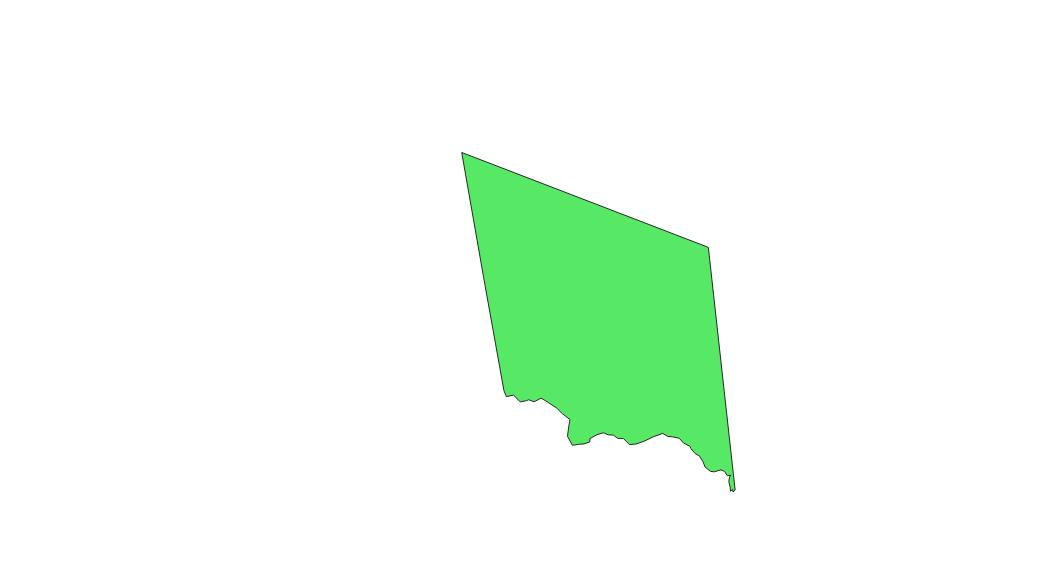
#> input picture Qgis/t0.jpg, 1064 x 577 px
$ python main.py
#> lines starting #> are read from the running program, lines starting #| are printed output that depends on the picture; after the words box and inside, x2 and y2 are one past the last pixel; in counts of white or black regions, pixels touching at a corner belong together
import numpy as np
#from matplotlib import image
from PIL import Image

'''
img0 = image.imread("t0.jpg")
img1 = image.imread("t1.jpg")
'''
t0 = np.array(Image.open('t0.jpg').convert('L'))
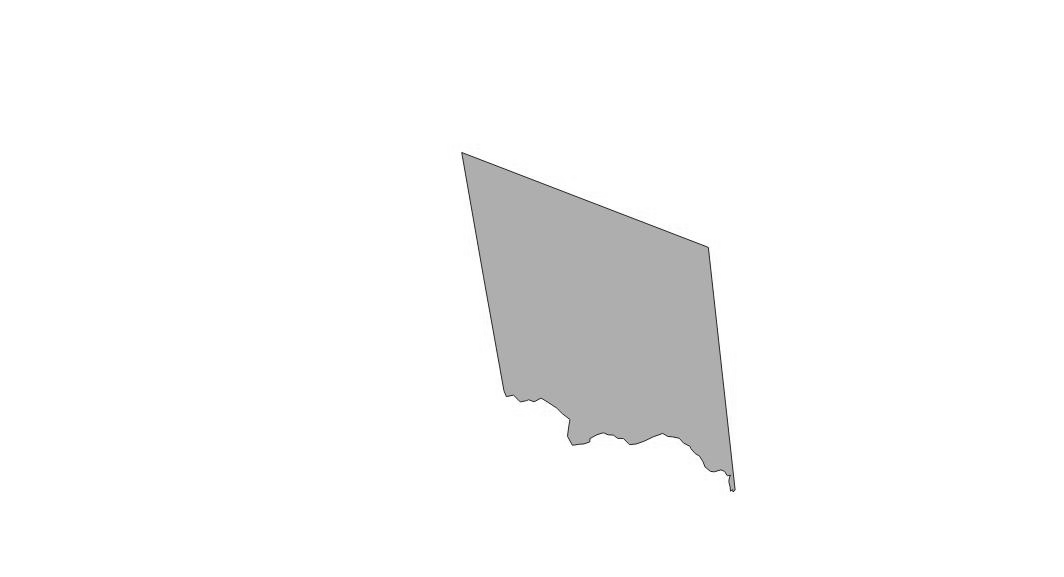
#> t0: shape (577, 1064); min 22, max 255, mean 247.7
t1 = np.array(Image.open('t1.jpg').convert('L'))
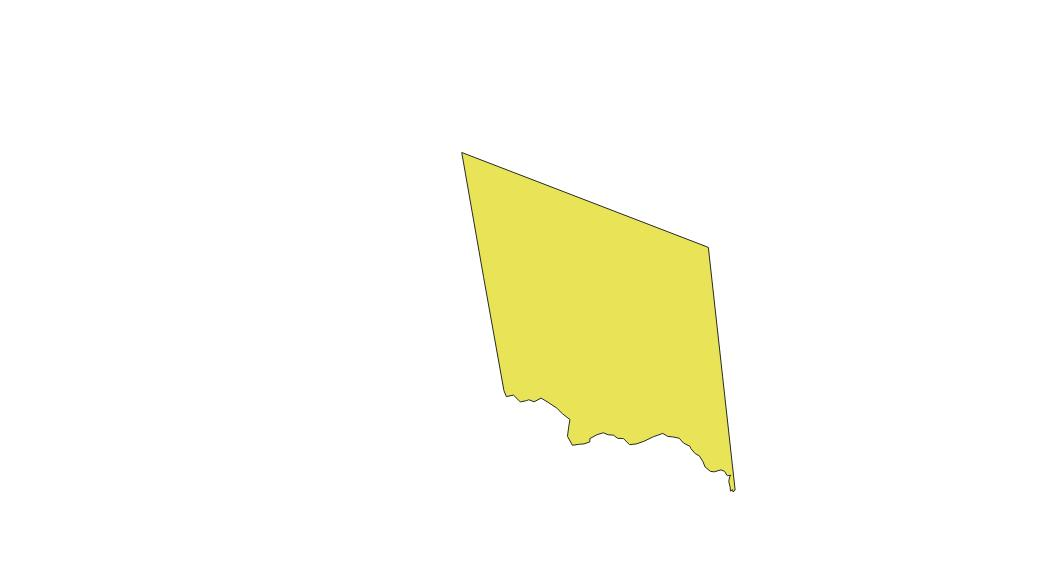
#> input picture Qgis/t1.jpg, 1064 x 577 px
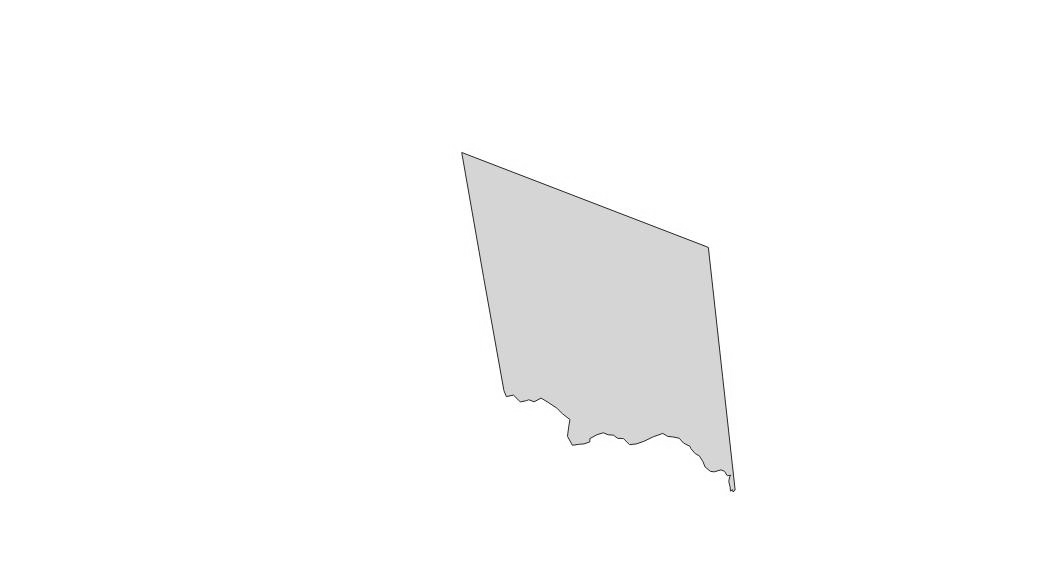
#> t1: shape (577, 1064); min 28, max 255, mean 251
car1 = np.array(Image.open('car1.png').convert('L'))
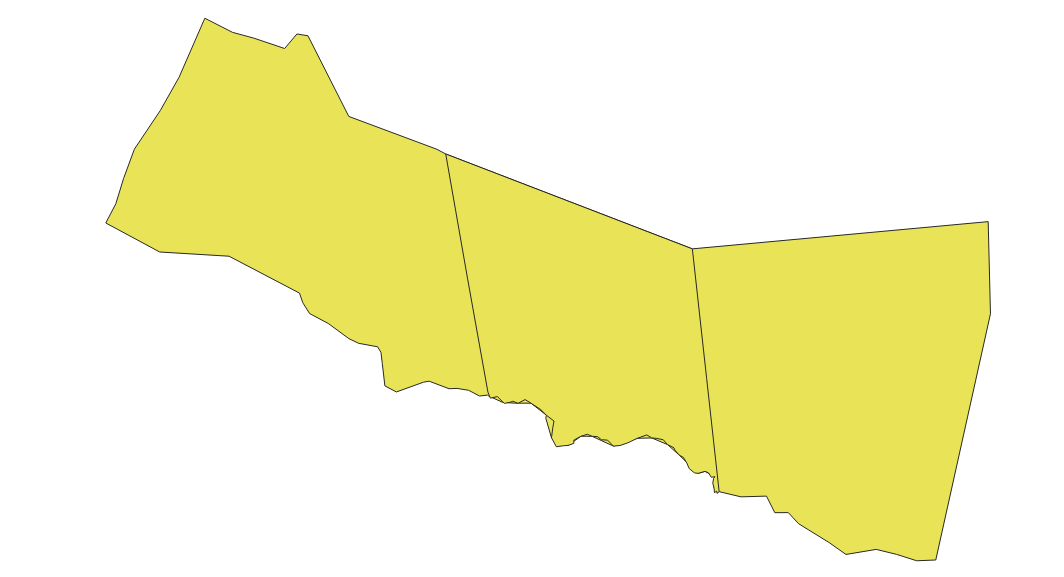
#> input picture Qgis/car1.png, 1064 x 577 px
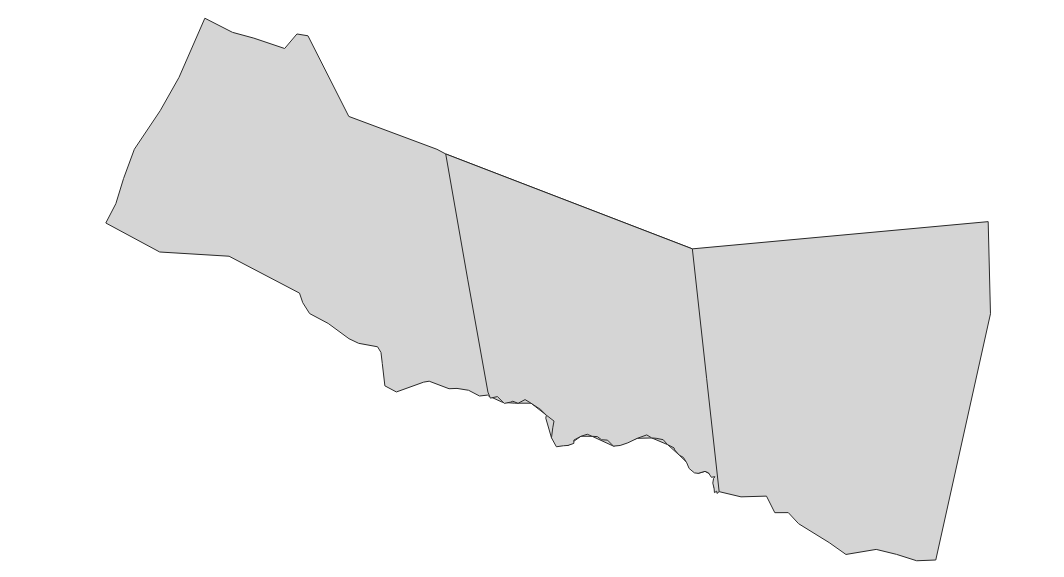
#> car1: shape (577, 1064); min 37, max 255, mean 239.9
im = Image.fromarray(t0).save("t0Gray.jpg")
im = Image.fromarray(t1).save("t1Gray.jpg")
im = Image.fromarray(car1).save("car1Gray.jpg")
img3 = t0

linhas = t0.shape[0]
#> linhas = 577
colunas = t0.shape[1]
#> colunas = 1064


print("t1 "+str(t1.shape))
#| t1 (577, 1064)
print("car1 "+str(car1.shape))
#| car1 (577, 1064)

for l in range(linhas):
    for c in range(colunas):
        if (car1[l][c] == t1[l][c]) & (t1[l][c] !=  255):
            img3[l][c] = 0
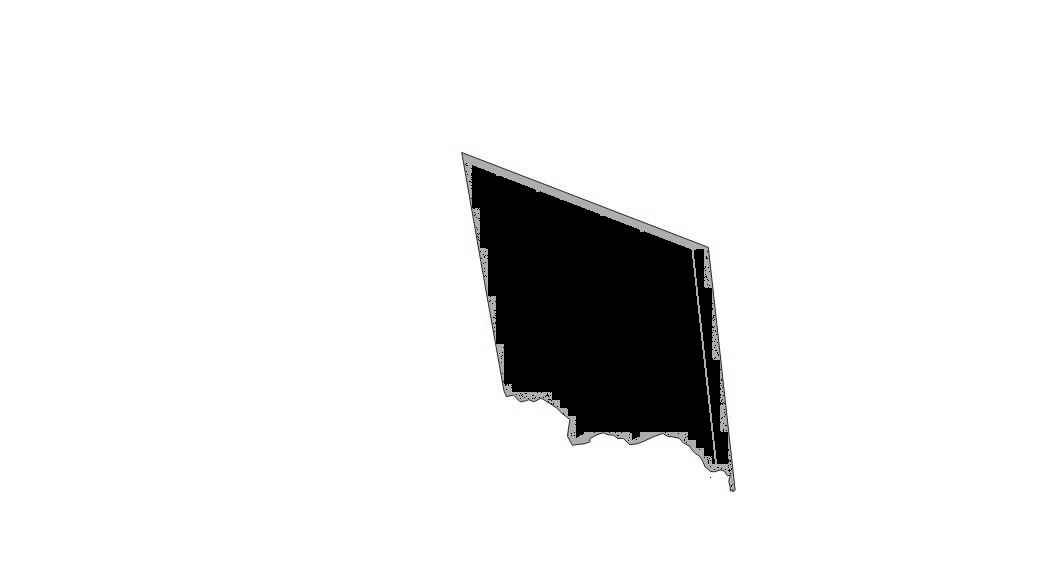
#> img3: shape (577, 1064); 7.58% of pixels changed, all inside (x1, y1, x2, y2) = (465, 163, 733, 487)
        #if img3[l][c] != 255:
         #   img3[l][c] = 0


print(img3.shape)
#| (577, 1064)
im = Image.fromarray(img3).save("t3.jpg")


print("End.")
